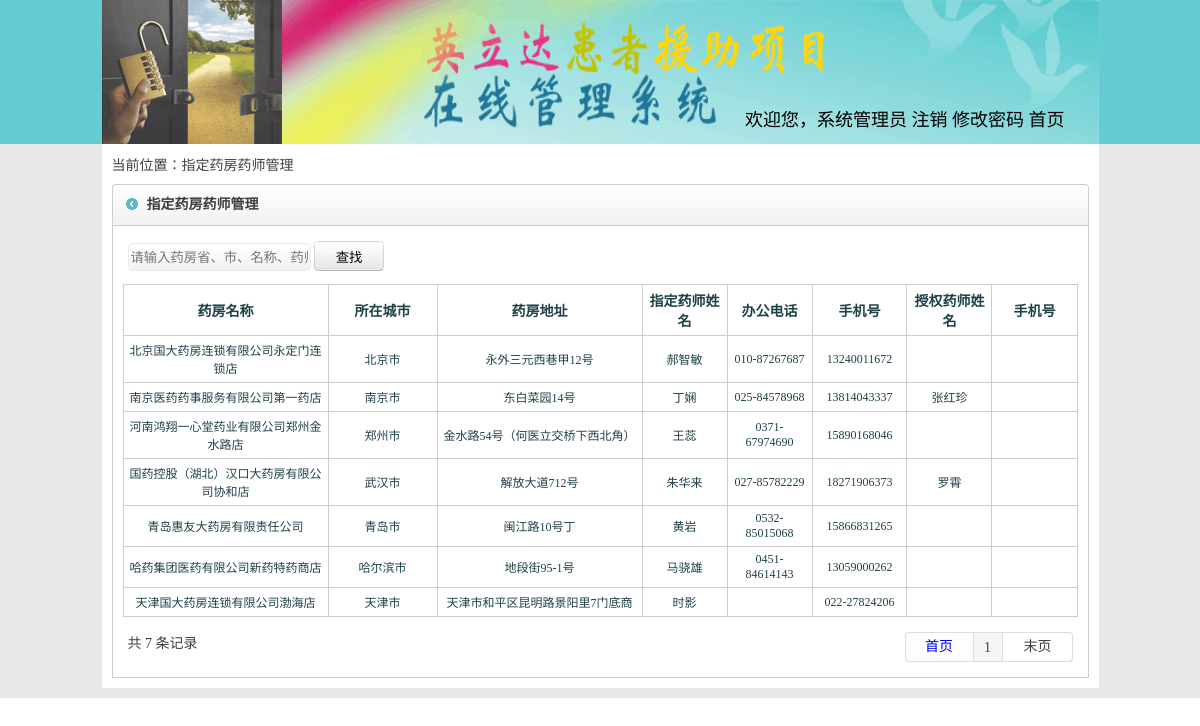
Screenshot of /cfcyfchx.php (signed in) with the database file from the repository.
### tables this page shows
CREATE TABLE `yf` (
  `id` int(100) NOT NULL,
  `yfmch` varchar(100) NOT NULL,
  `yfdzh` varchar(100) NOT NULL,
  `yfdh` varchar(100) NOT NULL,
  `yfshj` varchar(100) NOT NULL,
  `yfchzh` varchar(100) NOT NULL,
  `yfemail` varchar(100) NOT NULL,
  `shfzt` varchar(100) NOT NULL,
  `bzh` varchar(100) DEFAULT NULL,
  `yfkcrl` varchar(100) NOT NULL,
  `yfsheng` varchar(100) NOT NULL,
  `yfzhdysh` varchar(100) NOT NULL,
  `yfshengjx` varchar(100) NOT NULL,
  `yfyshname` varchar(100) NOT NULL,
  `yfshi` varchar(100) NOT NULL,
  `yfshijx` varchar(100) NOT NULL,
  `yfqu` varchar(100) NOT NULL,
  `yfqujx` varchar(100) NOT NULL,
  `yfzhdyshyzh` varchar(100) NOT NULL,
  `yfshqysh` varchar(100) NOT NULL,
  `yfshqyshyzh` varchar(100) NOT NULL,
  `yfzhdyshxb` varchar(100) NOT NULL,
  `yfshqyshdh` varchar(100) NOT NULL,
  `pxb` varchar(100) DEFAULT NULL,
  `pxrq` varchar(100) DEFAULT NULL,
  `newtime` varchar(100) NOT NULL DEFAULT '' COMMENT '新增时间',
  `bgsj` varchar(255) NOT NULL COMMENT '办公时间',
  `swsj` varchar(255) NOT NULL COMMENT '上午时间',
  `xwsj` varchar(255) NOT NULL COMMENT '下午时间',
  `zhdyshnl` varchar(255) DEFAULT '',
  `yfshqyshnl` varchar(255) DEFAULT '',
  `yfshqyshxb` varchar(255) DEFAULT '',
  `yfshqyshshj` varchar(255) DEFAULT '',
  `yfshqyshemail` varchar(255) DEFAULT '',
  `yfshqyshbarq` varchar(255) DEFAULT ''
);

### cfcyfchx.php (the view, shortened to what this page needs)
<?php session_start();
$pagesize=10;
$html_title="指定药房药师管理";
include('spap_head.php');
?>
  <div class="main"><?php ?>
    <div class="insmain">
      <div class="thislink">当前位置：<?php echo $html_title;?></div>
      <div class="inwrap flt top">
        <div class="title w977 flt">
          <strong><?php echo $html_title;?></strong><span></span>
        </div>
        <div class="incontact w955 flt">
          <table width="100%" border="0" cellspacing="0" cellpadding="5">
            <tr>
              <td>
                <div class="insinsins" style="width:100%;">
<span>
  <input type="text" id="Guanjianci" name="Guanjianci" value="<?php echo $_GET[guanjianci];?>" placeholder="请输入药房省、市、名称、药师姓名、电话号码" class="grd-white" />
  <input type="button" value="查找" onclick="chazhao();" class="uusub2" />
</span>
                </div>
              </td>
            </tr>
          </table>
          <table width="100%" border="0" cellpadding="5" cellspacing="1" bgcolor="#cdcdcd">
            <tr style="color:#1f4248; font-weight:bold; height:30px;">
              <td width="17%" align="center" bgcolor="#FFFFFF">药房名称</td>
              <td width="9%" align="center" bgcolor="#FFFFFF">所在城市</td>
              <td width="17%" align="center" bgcolor="#FFFFFF">药房地址</td>
              <td width="7%" align="center" bgcolor="#FFFFFF">指定药师姓名</td>
              <td width="7%" align="center" bgcolor="#FFFFFF">办公电话</td>
              <td width="7%" align="center" bgcolor="#FFFFFF">手机号</td>
              <td width="7%" align="center" bgcolor="#FFFFFF">授权药师姓名</td>
              <td width="7%" align="center" bgcolor="#FFFFFF">手机号</td>
            </tr>
<?php
  $sql = "select * from `yf` where `shfzt`='1'";
  $sql .= " group by yfdzh order by id DESC limit $page $pagesize ";
  $Query_ID = mysql_query($sql);
  while($Record = mysql_fetch_array($Query_ID)){
    echo "<tr style=\"color:#1f4248; font-size:12px;\"><td align=\"center\" bgcolor=\"#FFFFFF\">".$Record[1]."</td>";
    echo "<td align=\"center\" bgcolor=\"#FFFFFF\">".$Record[14]."</td>";
    echo "<td align=\"center\" bgcolor=\"#FFFFFF\">".$Record[2]."</td>";
      $shqyshshl=0;
      if($Record[19]!=''){$shqyshshl++;}
      if($shqyshshl==0){$shqyshshl="";}else{$shqyshshl=",".$shqyshshl;}
    echo "<td align=\"center\" bgcolor=\"#FFFFFF\"><a  onclick=\"qzyzh(".$Record[18].$shqyshshl.")\">".$Record[11]."</a></td>";
    $yshbgdh=str_replace("/", "</br>", $Record[3]);
    echo "<td align=\"center\" bgcolor=\"#FFFFFF\">".$yshbgdh."</td>";
    $yshdh=str_replace("/", "</br>", $Record[4]);
    echo "<td align=\"center\" bgcolor=\"#FFFFFF\">".$yshdh."</td>";
    echo "<td align=\"center\" bgcolor=\"#FFFFFF\">".$Record[19]."</td>";
    echo "<td align=\"center\" bgcolor=\"#FFFFFF\">".$Record[22]."</td>";
  }
?>
          </table>
          <table width="100%" border="0" cellspacing="0" cellpadding="5" class="top">
            <tr>
              <td>
           <?php
include('pagefy.php');
          ?>
              </td>
            </tr>
          </table>
        </div>
      </div>
    </div>
  </div><?php ?>
</div><?php ?>
</body>
</html>

### style/style.css (style rules this page uses)
.wrap .main { width:997px; margin:0 auto; }
.wrap .main .insmain { width:977px; margin:0 auto; color:#3f3f3f; height:auto; float:left; padding:10px; background:#ffffff; margin-bottom:10px; }
.w977 { width:977px; }
.w955 { width:955px; }
.flt { float:left; }
.wrap .main .insmain .inwrap { width:977px; }
.top { margin-top:10px; }
.wrap .main .insmain .inwrap .title { background:url(../images/main_title_bg.gif) right top no-repeat; height:42px; vertical-align:middle; line-height:42px; }
.wrap .main .insmain .inwrap .title strong { width:auto; float:left; padding-left:35px; background:url(../images/main_title_bg.gif) left top no-repeat; }
.wrap .main .insmain .inwrap .incontact { border-left:1px #cdcdcd solid; border-right:1px #cdcdcd solid; padding:10px; border-bottom:1px #cdcdcd solid; }
.wrap .main .insmain .inwrap .incontact .insinsins { width:auto; float:left; height:auto; margin-bottom:8px; margin-right:10px; }
.wrap .main .insmain .inwrap .incontact .insinsins span { line-height:24px; vertical-align:middle; float:left; }
.grd-white { background: #ffffff; height:24px; background: -moz-linear-gradient(top, #ffffff 0%, #f1f1f1 100%); background: -webkit-gradient(linear, left top, left bottom, color-stop(0%,#ffffff), color-stop(100%,#f1f1f1)); background: -webkit-linear-gradient(top, #ffffff 0%,#f1f1f1 100%); background: -o-linear-gradient(top, #ffffff 0%,#f1f1f1 100%); background: -ms-linear-gradient(top, #ffffff 0%,#f1f1f1 100%); background: linear-gradient(to bottom, #ffffff 0%,#f1f1f1 100%); filter: progid:DXImageTransform.Microsoft.gradient( startColorstr='#ffffff', endColorstr='#f1f1f1',GradientType=0 ); border: 1px solid #eaeaea; border-radius: 5px; }
.uusub2 { background:url(../images/sub02.jpg) top left no-repeat; width:70px; height:30px; border:0px; }

### style/master.css (style rules this page uses)
body { margin-left: 0px; margin-top: 0px; margin-right: 0px; margin-bottom: 0px; }

### rows the page displays
yf: yfmch "北京国大药房连锁有限公司永定门连锁店", yfshi "北京市", yfdzh "永外三元西巷甲12号", yfzhdysh "郝智敏", yfdh "010-87267687", yfshj "13240011672"
yf: yfmch "南京医药药事服务有限公司第一药店", yfshi "南京市", yfdzh "东白菜园14号", yfzhdysh "丁娴", yfdh "025-84578968", yfshj "13814043337", yfshqysh "张红珍"
yf: yfmch "河南鸿翔一心堂药业有限公司郑州金水路店", yfshi "郑州市", yfdzh "金水路54号（何医立交桥下西北角）", yfzhdysh "王蕊", yfdh "0371-67974690", yfshj "15890168046"
yf: yfmch "国药控股（湖北）汉口大药房有限公司协和店", yfshi "武汉市", yfdzh "解放大道712号", yfzhdysh "朱华来", yfdh "027-85782229", yfshj "18271906373", yfshqysh "罗霄"
yf: yfmch "青岛惠友大药房有限责任公司", yfshi "青岛市", yfdzh "闽江路10号丁", yfzhdysh "黄岩", yfdh "0532-85015068", yfshj "15866831265"
yf: yfmch "哈药集团医药有限公司新药特药商店", yfshi "哈尔滨市", yfdzh "地段街95-1号", yfzhdysh "马骁雄", yfdh "0451-84614143", yfshj "13059000262"
yf: yfmch "天津国大药房连锁有限公司渤海店", yfshi "天津市", yfdzh "天津市和平区昆明路景阳里7门底商", yfzhdysh "时影", yfshj "022-27824206"

### other values shown
$_SESSION[yhname] "系统管理员"
$html_title "指定药房药师管理"
$num "7"
